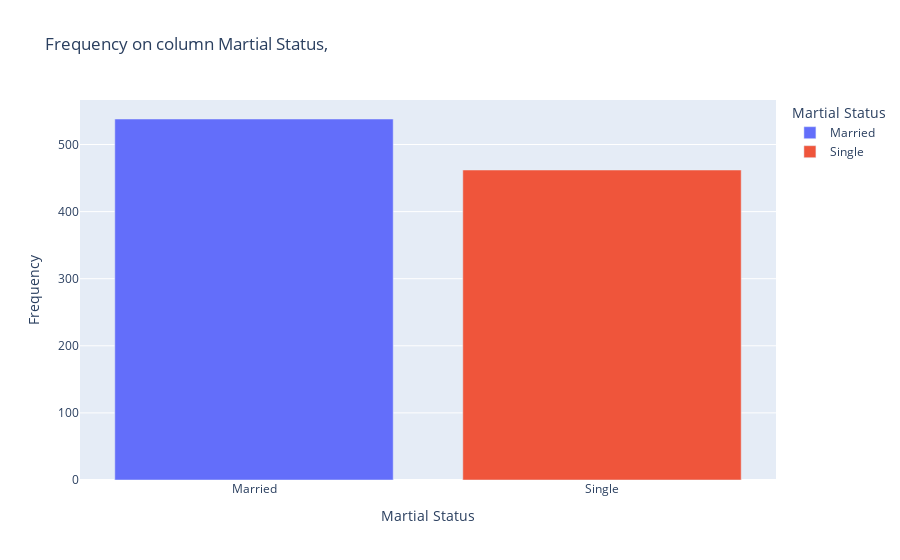
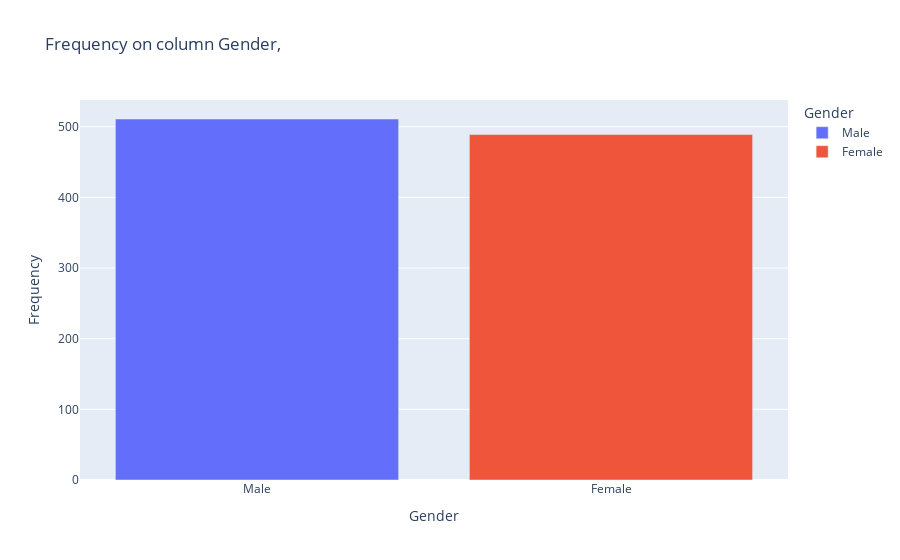
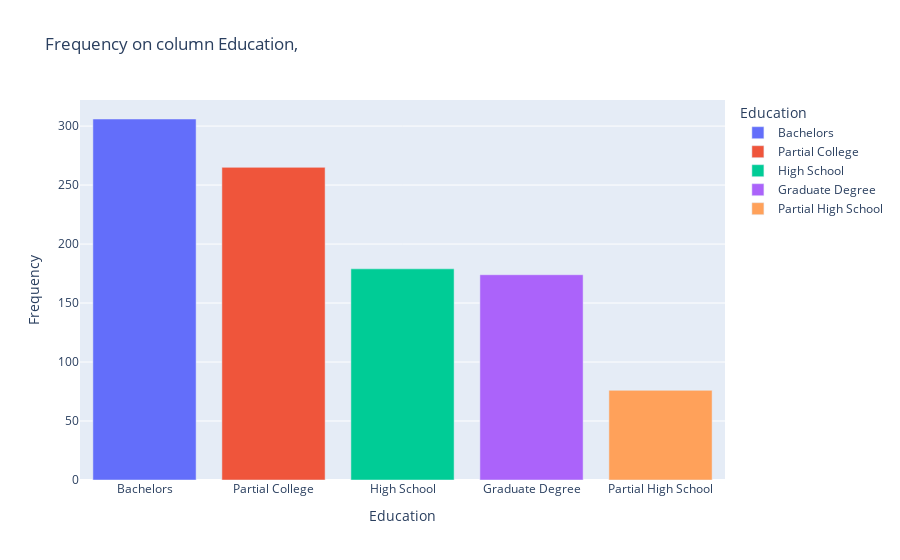
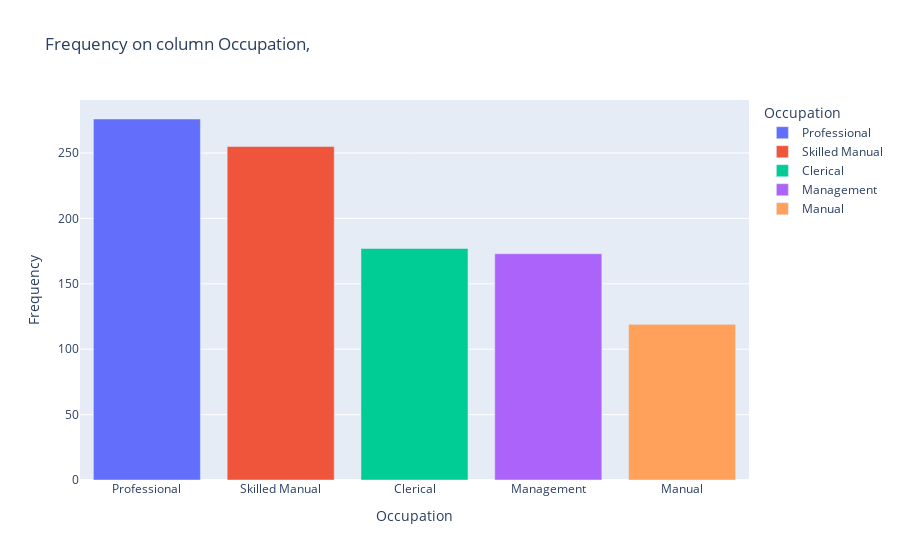

The cell these charts' notebook holds for them, in order:
### Code cell
for col in coluna_obj:
    freq = df[col].value_counts().reset_index()
    freq.columns = [col, 'Frequency']
    
    fig = px.bar(freq, x=col, y='Frequency', title=f'Frequency on column {col},', color=col)
    fig.show()

### Figure 1 — Plotly figure (JSON) as saved in the notebook; plotly's stock layout.template omitted (floating-point values rounded to 4 significant figures)
{"data": [{"alignmentgroup": "True", "hovertemplate": "Martial Status=%{x}<br>Frequency=%{y}<extra></extra>", "legendgroup": "Married", "marker": {"color": "#636efa", "pattern": {"shape": ""}}, "name": "Married", "offsetgroup": "Married", "orientation": "v", "showlegend": true, "textposition": "auto", "type": "bar", "x": ["Married"], "xaxis": "x", "y": [538], "yaxis": "y"}, {"alignmentgroup": "True", "hovertemplate": "Martial Status=%{x}<br>Frequency=%{y}<extra></extra>", "legendgroup": "Single", "marker": {"color": "#EF553B", "pattern": {"shape": ""}}, "name": "Single", "offsetgroup": "Single", "orientation": "v", "showlegend": true, "textposition": "auto", "type": "bar", "x": ["Single"], "xaxis": "x", "y": [462], "yaxis": "y"}], "layout": {"barmode": "relative", "legend": {"title": {"text": "Martial Status"}, "tracegroupgap": 0}, "title": {"text": "Frequency on column Martial Status,"}, "xaxis": {"anchor": "y", "categoryarray": ["Married", "Single"], "categoryorder": "array", "domain": [0, 1], "title": {"text": "Martial Status"}}, "yaxis": {"anchor": "x", "domain": [0, 1], "title": {"text": "Frequency"}}}}

### Figure 2 — Plotly figure (JSON) as saved in the notebook; plotly's stock layout.template omitted (floating-point values rounded to 4 significant figures)
{"data": [{"alignmentgroup": "True", "hovertemplate": "Gender=%{x}<br>Frequency=%{y}<extra></extra>", "legendgroup": "Male", "marker": {"color": "#636efa", "pattern": {"shape": ""}}, "name": "Male", "offsetgroup": "Male", "orientation": "v", "showlegend": true, "textposition": "auto", "type": "bar", "x": ["Male"], "xaxis": "x", "y": [511], "yaxis": "y"}, {"alignmentgroup": "True", "hovertemplate": "Gender=%{x}<br>Frequency=%{y}<extra></extra>", "legendgroup": "Female", "marker": {"color": "#EF553B", "pattern": {"shape": ""}}, "name": "Female", "offsetgroup": "Female", "orientation": "v", "showlegend": true, "textposition": "auto", "type": "bar", "x": ["Female"], "xaxis": "x", "y": [489], "yaxis": "y"}], "layout": {"barmode": "relative", "legend": {"title": {"text": "Gender"}, "tracegroupgap": 0}, "title": {"text": "Frequency on column Gender,"}, "xaxis": {"anchor": "y", "categoryarray": ["Male", "Female"], "categoryorder": "array", "domain": [0, 1], "title": {"text": "Gender"}}, "yaxis": {"anchor": "x", "domain": [0, 1], "title": {"text": "Frequency"}}}}

### Figure 3 — Plotly figure (JSON) as saved in the notebook; plotly's stock layout.template omitted (floating-point values rounded to 4 significant figures)
{"data": [{"alignmentgroup": "True", "hovertemplate": "Education=%{x}<br>Frequency=%{y}<extra></extra>", "legendgroup": "Bachelors", "marker": {"color": "#636efa", "pattern": {"shape": ""}}, "name": "Bachelors", "offsetgroup": "Bachelors", "orientation": "v", "showlegend": true, "textposition": "auto", "type": "bar", "x": ["Bachelors"], "xaxis": "x", "y": [306], "yaxis": "y"}, {"alignmentgroup": "True", "hovertemplate": "Education=%{x}<br>Frequency=%{y}<extra></extra>", "legendgroup": "Partial College", "marker": {"color": "#EF553B", "pattern": {"shape": ""}}, "name": "Partial College", "offsetgroup": "Partial College", "orientation": "v", "showlegend": true, "textposition": "auto", "type": "bar", "x": ["Partial College"], "xaxis": "x", "y": [265], "yaxis": "y"}, {"alignmentgroup": "True", "hovertemplate": "Education=%{x}<br>Frequency=%{y}<extra></extra>", "legendgroup": "High School", "marker": {"color": "#00cc96", "pattern": {"shape": ""}}, "name": "High School", "offsetgroup": "High School", "orientation": "v", "showlegend": true, "textposition": "auto", "type": "bar", "x": ["High School"], "xaxis": "x", "y": [179], "yaxis": "y"}, {"alignmentgroup": "True", "hovertemplate": "Education=%{x}<br>Frequency=%{y}<extra></extra>", "legendgroup": "Graduate Degree", "marker": {"color": "#ab63fa", "pattern": {"shape": ""}}, "name": "Graduate Degree", "offsetgroup": "Graduate Degree", "orientation": "v", "showlegend": true, "textposition": "auto", "type": "bar", "x": ["Graduate Degree"], "xaxis": "x", "y": [174], "yaxis": "y"}, {"alignmentgroup": "True", "hovertemplate": "Education=%{x}<br>Frequency=%{y}<extra></extra>", "legendgroup": "Partial High School", "marker": {"color": "#FFA15A", "pattern": {"shape": ""}}, "name": "Partial High School", "offsetgroup": "Partial High School", "orientation": "v", "showlegend": true, "textposition": "auto", "type": "bar", "x": ["Partial High School"], "xaxis": "x", "y": [76], "yaxis": "y"}], "layout": {"barmode": "relative", "legend": {"title": {"text": "Education"}, "tracegroupgap": 0}, "title": {"text": "Frequency on column Education,"}, "xaxis": {"anchor": "y", "categoryarray": ["Bachelors", "Partial College", "High School", "Graduate Degree", "Partial High School"], "categoryorder": "array", "domain": [0, 1], "title": {"text": "Education"}}, "yaxis": {"anchor": "x", "domain": [0, 1], "title": {"text": "Frequency"}}}}

### Figure 4 — Plotly figure (JSON) as saved in the notebook; plotly's stock layout.template omitted (floating-point values rounded to 4 significant figures)
{"data": [{"alignmentgroup": "True", "hovertemplate": "Occupation=%{x}<br>Frequency=%{y}<extra></extra>", "legendgroup": "Professional", "marker": {"color": "#636efa", "pattern": {"shape": ""}}, "name": "Professional", "offsetgroup": "Professional", "orientation": "v", "showlegend": true, "textposition": "auto", "type": "bar", "x": ["Professional"], "xaxis": "x", "y": [276], "yaxis": "y"}, {"alignmentgroup": "True", "hovertemplate": "Occupation=%{x}<br>Frequency=%{y}<extra></extra>", "legendgroup": "Skilled Manual", "marker": {"color": "#EF553B", "pattern": {"shape": ""}}, "name": "Skilled Manual", "offsetgroup": "Skilled Manual", "orientation": "v", "showlegend": true, "textposition": "auto", "type": "bar", "x": ["Skilled Manual"], "xaxis": "x", "y": [255], "yaxis": "y"}, {"alignmentgroup": "True", "hovertemplate": "Occupation=%{x}<br>Frequency=%{y}<extra></extra>", "legendgroup": "Clerical", "marker": {"color": "#00cc96", "pattern": {"shape": ""}}, "name": "Clerical", "offsetgroup": "Clerical", "orientation": "v", "showlegend": true, "textposition": "auto", "type": "bar", "x": ["Clerical"], "xaxis": "x", "y": [177], "yaxis": "y"}, {"alignmentgroup": "True", "hovertemplate": "Occupation=%{x}<br>Frequency=%{y}<extra></extra>", "legendgroup": "Management", "marker": {"color": "#ab63fa", "pattern": {"shape": ""}}, "name": "Management", "offsetgroup": "Management", "orientation": "v", "showlegend": true, "textposition": "auto", "type": "bar", "x": ["Management"], "xaxis": "x", "y": [173], "yaxis": "y"}, {"alignmentgroup": "True", "hovertemplate": "Occupation=%{x}<br>Frequency=%{y}<extra></extra>", "legendgroup": "Manual", "marker": {"color": "#FFA15A", "pattern": {"shape": ""}}, "name": "Manual", "offsetgroup": "Manual", "orientation": "v", "showlegend": true, "textposition": "auto", "type": "bar", "x": ["Manual"], "xaxis": "x", "y": [119], "yaxis": "y"}], "layout": {"barmode": "relative", "legend": {"title": {"text": "Occupation"}, "tracegroupgap": 0}, "title": {"text": "Frequency on column Occupation,"}, "xaxis": {"anchor": "y", "categoryarray": ["Professional", "Skilled Manual", "Clerical", "Management", "Manual"], "categoryorder": "array", "domain": [0, 1], "title": {"text": "Occupation"}}, "yaxis": {"anchor": "x", "domain": [0, 1], "title": {"text": "Frequency"}}}}
